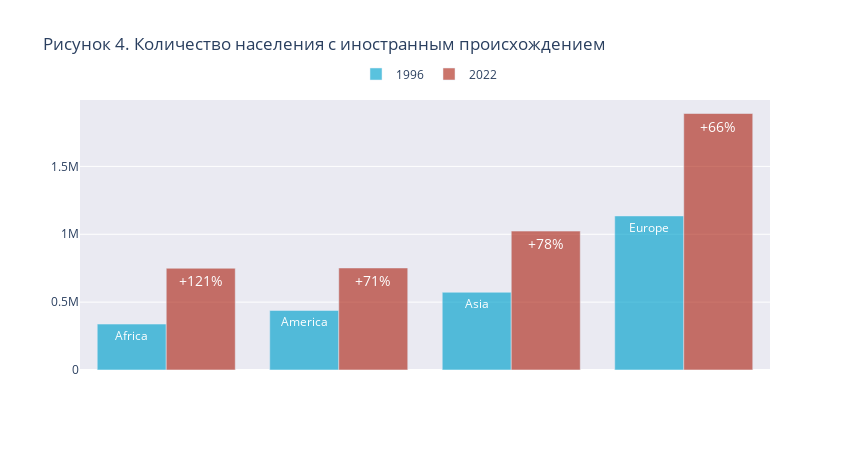

Write notebook code for a chart like this one.
### Code cell
months = ['Africa', 'America', 'Asia', 'Europe']
increase = df_now['Population (number)'] / df_past['Population (number)']
increase = [('+' + str(int(x*100)-100) + '%') for x in increase]

fig = go.Figure()
fig.add_trace(go.Bar(
    x=months,
    y=df_past.groupby('Migration background')['Population (number)'].sum(),
    name='1996',
    marker_color='rgba(0, 161, 205, 0.65)',
    text=months,
    textfont = dict(color = "white", size=12)
    ))
fig.add_trace(go.Bar(
    x=months,
    y=df_now.groupby('Migration background')['Population (number)'].sum(),
    name='2022',
    marker_color='rgba(176, 44, 28, 0.65)',
    text=increase,
    textfont = dict(color = "white", size=14)
    ))

fig.update_layout(
    autosize=False,
    title='Рисунок 4. Количество населения c иностранным происхождением',
    width=850,
    height=450,
    barmode='group',
    plot_bgcolor='#eaeaf2',
    xaxis=dict(showticklabels=False),
    legend=dict(
                orientation="h",
                x=0.40,
                y=1.15
               )
    )


fig.update_layout(barmode='group')
fig.show()
# fig.write_image("mig.svg")

### Figure 1 — Plotly figure (JSON) as saved in the notebook; plotly's stock layout.template omitted (floating-point values rounded to 4 significant figures)
{"data": [{"marker": {"color": "rgba(0, 161, 205, 0.65)"}, "name": "1996", "text": ["Africa", "America", "Asia", "Europe"], "textfont": {"color": "white", "size": 12}, "type": "bar", "x": ["Africa", "America", "Asia", "Europe"], "y": [338255, 438677, 572914, 1134900]}, {"marker": {"color": "rgba(176, 44, 28, 0.65)"}, "name": "2022", "text": ["+121%", "+71%", "+78%", "+66%"], "textfont": {"color": "white", "size": 14}, "type": "bar", "x": ["Africa", "America", "Asia", "Europe"], "y": [749780, 751689, 1023304, 1889704]}], "layout": {"autosize": false, "barmode": "group", "height": 450, "legend": {"orientation": "h", "x": 0.4, "y": 1.15}, "plot_bgcolor": "#eaeaf2", "title": {"text": "Рисунок 4. Количество населения c иностранным происхождением"}, "width": 850, "xaxis": {"autorange": true, "range": [-0.5, 3.5], "showticklabels": false, "type": "category"}, "yaxis": {"autorange": true, "range": [0, 1989000.0], "type": "linear"}}}
